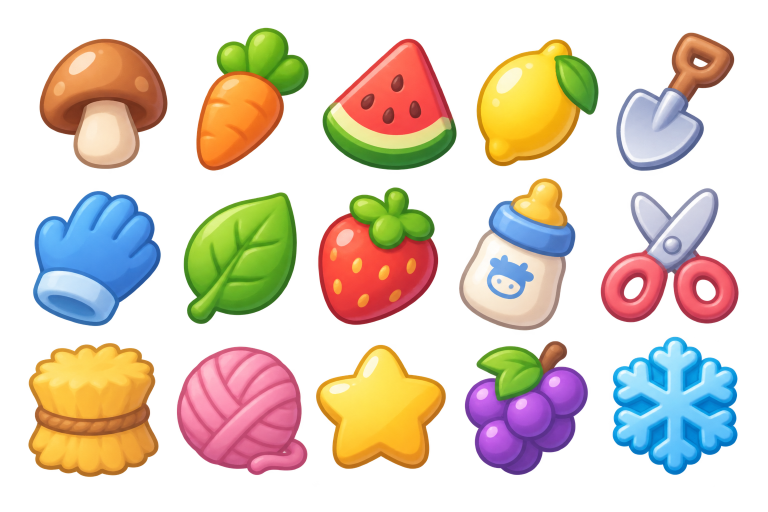
#> input picture assets/img/tile_quest/1.png, 1536 x 1024 px (shown at 1/2 size)
$ python extract_icons.py
#> lines starting #> are read from the running program, lines starting #| are printed output that depends on the picture; after the words box and inside, x2 and y2 are one past the last pixel; in counts of white or black regions, pixels touching at a corner belong together
#!/usr/bin/env python3
"""Extract the user's fifteen original illustrations without redrawing them.

Usage: python3 tool/tile_quest/extract_icons.py --preview /tmp/tile_icons.png
Requires Pillow and numpy.  The input sheet is RGBA: its transparent pixels still
contain the old coloured background in RGB, so preserving alpha is essential.
The script removes isolated alpha noise, retains the source's antialiasing and
negative spaces, and fits each original illustration on a 256×256 transparent
canvas.  The input sheet and the supplied lattice background are never modified.
"""
from __future__ import annotations

import argparse
import hashlib
import json
from pathlib import Path

import numpy as np
from PIL import Image, ImageDraw, ImageFilter

project_root = Path(__file__).resolve().parents[2]
source_path = project_root / 'assets/img/tile_quest/1.png'
output_dir = project_root / 'assets/img/tile_quest/icons'
canvas_size = 256
subject_size = 216
solid_alpha_threshold = 127
noise_alpha_threshold = 12
source_opaque_alpha = 253

# Generous individual rectangles avoid clipping leaves, stems and tool handles
# that do not fit a regular 5×3 grid cell.  Coordinates refer to the original.
source_rects = {
    'mushroom': (60, 60, 355, 355),
    'carrot': (375, 40, 640, 355),
    'watermelon': (625, 60, 935, 355),
    'lemon': (930, 60, 1220, 355),
    'shovel': (1210, 50, 1490, 360),
    'glove': (45, 360, 340, 670),
    'leaf': (350, 365, 610, 670),
    'strawberry': (615, 355, 890, 670),
    'milk_bottle': (900, 340, 1175, 680),
    'scissors': (1180, 360, 1500, 670),
    'hay': (35, 670, 330, 975),
    'yarn': (330, 670, 635, 975),
    'star': (610, 670, 915, 975),
    'grapes': (910, 665, 1210, 975),
    'snowflake': (1200, 655, 1510, 985),
}


def clean_alpha(source_alpha: Image.Image) -> Image.Image:
    """Retain the central illustration's connected body and antialiased fringe.

    Selecting only its connected component rejects isolated coloured specks in
    the supplied sheet.  A one-pixel support band preserves fractional edge
    coverage.  Existing openings in the shovel and scissors stay transparent.
    """
    alpha = np.asarray(source_alpha, dtype=np.uint8)
    solid_y, solid_x = np.nonzero(alpha > solid_alpha_threshold)
    if not len(solid_x):
        raise ValueError('The source rectangle contains no opaque illustration.')
    center_x = (alpha.shape[1]-1)/2
    center_y = (alpha.shape[0]-1)/2
    distances = (solid_x-center_x)**2 + (solid_y-center_y)**2
    seed_index = int(distances.argmin())
    seed = (int(solid_x[seed_index]), int(solid_y[seed_index]))
    connected = Image.fromarray(np.where(alpha > solid_alpha_threshold, 255, 0).astype(np.uint8)).copy()
    ImageDraw.floodfill(connected, seed, 128, thresh=0)
    component = Image.fromarray(np.where(np.asarray(connected) == 128, 255, 0).astype(np.uint8))
    support = np.asarray(component.filter(ImageFilter.MaxFilter(3))) > 0
    cleaned = np.where(support & (alpha >= noise_alpha_threshold), alpha, 0)
    # The supplied sheet's solid pixels are alpha 252–254.  Normalize that tiny
    # global opacity loss, while preserving genuinely fractional edge coverage.
    cleaned = np.minimum(np.rint(cleaned.astype(np.float32)*255/source_opaque_alpha), 255).astype(np.uint8)
    return Image.fromarray(cleaned)


def extract_icon(source: Image.Image, bounds: tuple[int, int, int, int]) -> Image.Image:
    """Keep source colours intact and center the fitted, proportional silhouette."""
    image = source.crop(bounds)
    image.putalpha(clean_alpha(image.getchannel('A')))
    image = image.crop(image.getbbox())
    scale = subject_size/max(image.size)
    image = image.resize((round(image.width*scale), round(image.height*scale)), Image.Resampling.LANCZOS)
    canvas = Image.new('RGBA', (canvas_size, canvas_size))
    canvas.alpha_composite(image, ((canvas_size-image.width)//2, (canvas_size-image.height)//2))
    return canvas


def write_preview(extracted: list[tuple[str, Image.Image]], path: Path) -> None:
    """Render every alpha edge on both the tile-face and dark-board backgrounds."""
    columns = 5
    row_height = 280
    rows_per_background = 3
    preview = Image.new('RGB', (columns*canvas_size, rows_per_background*2*row_height))
    drawer = ImageDraw.Draw(preview)
    for index, (name, image) in enumerate(extracted):
        for background_index, background in enumerate(('#fff3df', '#20283e')):
            x = (index%columns)*canvas_size
            y = (index//columns+background_index*rows_per_background)*row_height
            drawer.rectangle((x, y, x+canvas_size-1, y+row_height-1), fill=background)
            preview.paste(image, (x, y), image)
            drawer.text((x+12, y+258), name, fill='#111111' if background_index == 0 else '#ffffff')
    preview.save(path)


def main() -> None:
    """Write exactly fifteen production sprites and reproducible source metadata."""
    parser = argparse.ArgumentParser(description=__doc__)
    parser.add_argument('--preview', type=Path, help='Optional light/dark contact sheet output.')
    arguments = parser.parse_args()
    source = Image.open(source_path)
#> source is the input picture: PIL image 1536x1024 RGBA; mean R, G, B, A 148.4, 122.5, 96.4, 110.6
    if source.size != (1536, 1024) or source.mode != 'RGBA':
        raise ValueError(f'The source must be the original 1536×1024 RGBA sheet; got {source.size} {source.mode}.')
    output_dir.mkdir(parents=True, exist_ok=True)
    records = {}
    extracted = []
    for name, bounds in source_rects.items():
        image = extract_icon(source, bounds)
        path = output_dir/f'tile_{name}.png'
        image.save(path, optimize=True)
        records[name] = {
            'source_bounds': list(bounds),
            'subject_bounds': list(image.getbbox()),
            'file': str(path.relative_to(project_root)),
            'sha256': hashlib.sha256(path.read_bytes()).hexdigest(),
        }
        extracted.append((name, image))
#> this loop made 15 passes
#> pass 1, in extract_icon, `image = source.crop(bounds)`:
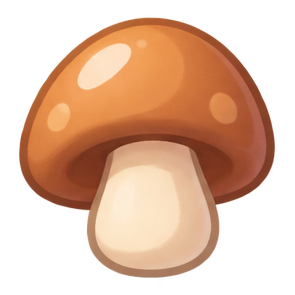
#> image: PIL image 295x295 RGBA; mean R, G, B, A 174.1, 117.3, 81.7, 136; transparent parts drawn white
#> pass 1, in clean_alpha, `alpha = np.asarray(source_alpha, dtype=np.uint8)`:
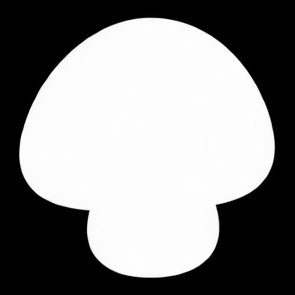
#> alpha: shape (295, 295); min 0, max 254, mean 136
#> pass 1, in clean_alpha, `connected = Image.fromarray(np.where(alpha > solid_alpha_threshold, 25..`:
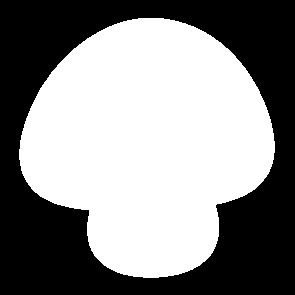
#> connected: PIL image 295x295 L; 53.8% white; 1 black region, box (x1, y1, x2, y2) and area: (0, 0, 295, 295) 40180
#> pass 1, in clean_alpha, `support = np.asarray(component.filter(ImageFilter.MaxFilter(3))) > 0`:
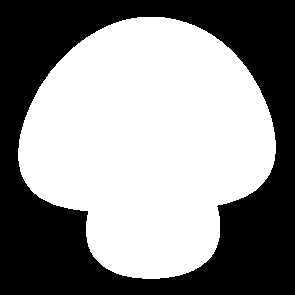
#> support: shape (295, 295) bool; 55% white; 1 black region, box (x1, y1, x2, y2) and area: (0, 0, 295, 295) 39134
#> after the loop:
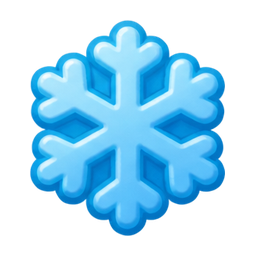
#> image: PIL image 256x256 RGBA; mean R, G, B, A 37.3, 86.9, 112.8, 117.5; transparent parts drawn white
#> after the loop, extracted = 15 items; records = 15 items
    metadata = {
        'source': str(source_path.relative_to(project_root)),
        'source_sha256': hashlib.sha256(source_path.read_bytes()).hexdigest(),
        'canvas_size': canvas_size,
        'subject_size': subject_size,
        'method': 'original source RGB and alpha; connected-body alpha noise cleanup; proportional transparent canvas',
        'icons': records,
    }
    (output_dir/'extract_icons.json').write_text(json.dumps(metadata, indent=2)+'\n', encoding='utf-8')
    if arguments.preview:
        write_preview(extracted, arguments.preview)
    print(f'Extracted {len(records)} transparent icons into {output_dir}')
#| Extracted 15 transparent icons into assets/img/tile_quest/icons


if __name__ == '__main__':
    main()
